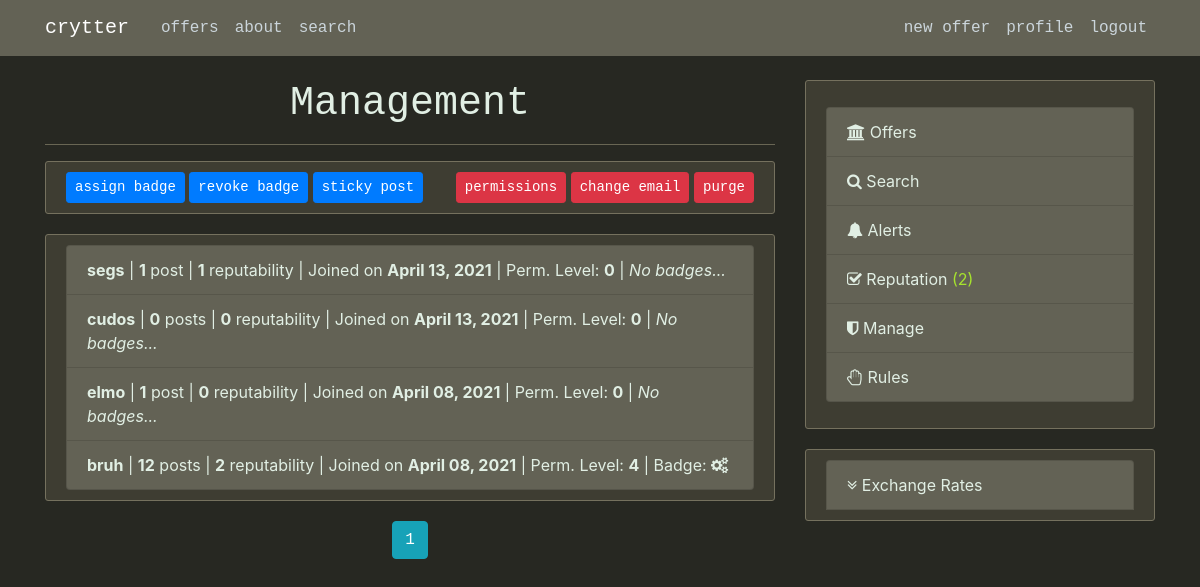
The app's page /manage (signed in), older data.
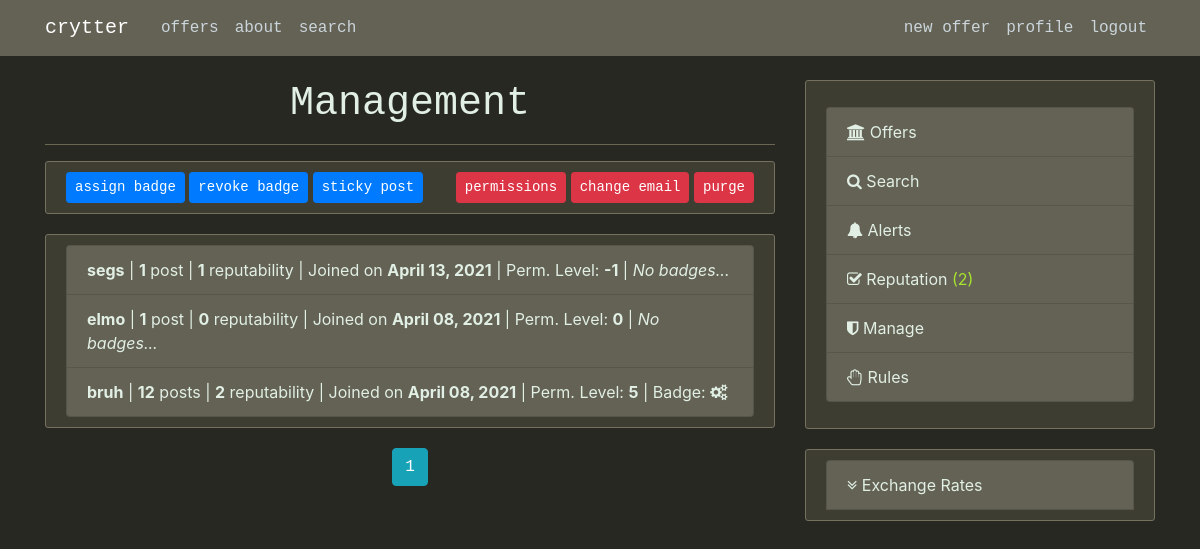
The same page, newer data.
### crytter/models.py (models this page shows, shortened)
class User(db.Model, UserMixin):
	id = db.Column(db.Integer, primary_key=True)
	username = db.Column(db.String(32), unique=True, nullable=False)
	email = db.Column(db.String(256), unique=True, nullable=False)
	rating = db.Column(db.Integer, nullable=False, default=0)
	rateBar = db.Column(db.String, nullable=False, default='<a class="mr-1 btn btn-secondary btn-xs" >New User</a>')
	date_joined = db.Column(db.DateTime, nullable=False, default=datetime.utcnow)
	biography = db.Column(db.Text, nullable=False, default='')
	image_file = db.Column(db.String, nullable=False, default='default.jpg')
	password = db.Column(db.String(60), nullable=False)
	permission_level = db.Column(db.Integer, nullable=False, default=0)
	last_search = db.Column(db.String(128), nullable=False, default='')
	posts = db.relationship('Post', backref='author', lazy=True)
	comments = db.relationship('Comment', backref='author', lazy=True)
	badges = db.relationship('Badge', backref='bearer', lazy=True)
	alerts = db.relationship('Alert', backref='assoc_user', lazy=True)
	ratesOfOthers = db.relationship('Rating', backref='rater', foreign_keys=[Rating.rater_id], lazy=True)
	ratingsByOthers = db.relationship('Rating', backref='ratee', foreign_keys=[Rating.ratee_id], lazy=True)

class Badge(db.Model):
	id = db.Column(db.Integer, primary_key=True)
	name = db.Column(db.String, nullable=False)
	html = db.Column(db.String, nullable=False)
	user_id = db.Column(db.Integer, db.ForeignKey('user.id'), nullable=False)
	date_recieved = db.Column(db.DateTime, nullable=False, default=datetime.utcnow)

### crytter/main/routes.py (the view, shortened to what this page needs)
@main.route('/manage', methods=['GET', 'POST'])
def admin():
	if not current_user.is_authenticated or current_user.permission_level < 3:
		abort(404)
	badgeform = AssignBadgeForm()
	revokebadgeform = RevokeBadgeForm()
	permform = PermissionsForm()
	emailform = ChangeEmailForm()
	stickyform = StickyPostForm()
	delform = DeleteUserForm()
	isAdmin = False
	if current_user.permission_level == 5: isAdmin = True;
	page = request.args.get('page', 1, type=int)
	users = User.query.order_by(User.date_joined.desc()).paginate(page=page, per_page=20)
	if request.method == 'POST': return redirect(url_for('main.admin'))
	return render_template('admin.html', title='admin', users=users, badgeform=badgeform, revokebadgeform=revokebadgeform, permform=permform, emailform=emailform, stickyform=stickyform, delform=delform)

### crytter/models.py (called while the page is built)
@login_manager.user_loader
def load_user(user_id):
	return User.query.get(int(user_id))

### crytter/templates/admin.html (shortened to what this page needs)
{% extends 'layout.html' %}
{% block content %}
	<center><h1>Management</h1></center>
	<hr>
	<div class="content-section">
			<button class='btn btn-primary btn-sm' data-toggle="modal" data-target="#badgeModal">assign badge</button>
			<button class='btn btn-primary btn-sm' data-toggle="modal" data-target="#revokeBadgeModal">revoke badge</button>
			<button class='btn btn-primary btn-sm' data-toggle="modal" data-target="#stickyPostModal">sticky post</button>
		<div style="float:right;">
			<button class='btn btn-danger btn-sm' data-toggle="modal" data-target="#permissionsModal">permissions</button>
			<button class='btn btn-danger btn-sm' data-toggle="modal" data-target="#changeEmailModal">change email</button>
			<button class='btn btn-danger btn-sm' data-toggle="modal" data-target="#purgeModal">purge</button>
		</div>
	</div>
<div class="content-section">
 <ul class="list-group">
 	{% for user in users.items %}
    <li class="list-group-item list-group-item-light"><a class='article-title' href='{{ url_for("users.userpage", username=user.username) }}'><b>{{user.username}}</b></a> | <b>{{ user.posts|length }}</b> {% if user.posts|length == 1 %} post {% else %} posts {% endif %} | <b>{{ user.rating }}</b> reputability | Joined on <b>{{ user.date_joined.strftime('%B %d, %Y') }}</b> | Perm. Level: <b>{{ user.permission_level }}</b> |
    	{% if user.badges %}
    	Badge{% if user.badges|length != 1 %}s{% endif %}:
    	{% for badge in user.badges %}
			<span title="{{ badge.name }}" class="{{ badge.html }}"></span>
	    {% endfor %}
	    {% else %}
	    <i>No badges...</i>
	    {% endif %}
	</li>
    {% endfor %}
</ul>
</div>
<center>
{% for page_num in users.iter_pages(left_edge=1, right_edge=1, left_current=1, right_current=2) %}
	{% if page_num %}
		{% if users.page == page_num %}
		<a class="btn btn-info mb-4" href="{{ url_for('main.admin', page=page_num) }}">{{ page_num }}</a>
		{% else %}
		<a class="btn btn-outline-info mb-4" href="{{ url_for('main.admin', page=page_num) }}">{{ page_num }}</a>
		{% endif %}
	{% else %}
		...
	{% endif %}
	{% endfor %}
</center>
{% endblock content %}

### crytter/templates/layout.html (shortened to what this page needs)
<!DOCTYPE html>
<html lang="en">
<head>
    <link rel="stylesheet" href="https://stackpath.bootstrapcdn.com/bootstrap/4.5.0/css/bootstrap.min.css">
    <link rel="stylesheet" type="text/css" href="{{ url_for('static', filename='main.css') }}">
    <link href="https://maxcdn.bootstrapcdn.com/font-awesome/4.7.0/css/font-awesome.min.css" rel="stylesheet">
</head>
<body>
	<header class="site-header">
	  <nav class="navbar navbar-expand-md navbar-dark bg-steel fixed-top">
	    <div class="container">
	      <a class="navbar-brand mr-4" href="/">crytter</a>
	      <div class="collapse navbar-collapse" id="navbarToggle">
	        <div class="navbar-nav mr-auto">
	          <a class="nav-item nav-link" href="{{ url_for('main.home') }}">offers</a>
	          <a class="nav-item nav-link" href="{{ url_for('main.about') }}">about</a>
	          <a class="nav-item nav-link" href="{{ url_for('main.search') }}">search</a>
	        </div>
	        <div class="navbar-nav">
	        {% if current_user.is_authenticated %}
	        <a class="nav-item nav-link" href="{{ url_for('posts.new_post') }}">new offer</a>
	        <a class="nav-item nav-link" href="{{ url_for('users.userpage', username=current_user.username) }}">profile</a>
	        <a class="nav-item nav-link" href="{{ url_for('users.logout') }}">logout</a>
	        {% else %}
	          <a class="nav-item nav-link" href="{{ url_for('users.login') }}">login</a>
	          <a class="nav-item nav-link" href="{{ url_for('users.register') }}">register</a>
	        {% endif %}
	        </div>
	      </div>
	    </div>
	  </nav>
	</header>
	<main role="main" class="container">
	  <div class="row">
	    <div class="col-md-8">
	      {% block content %}{% endblock %}
	    </div>
	    <div class="col-md-4">
	      <div class="content-section">
	      	{% if current_user.is_authenticated %}
	        <p class='text-muted'>
	          <ul class="list-group">
	            <li class="list-group-item list-group-item-light"><a href="{{ url_for('main.home') }}"><span class="fa fa-bank"></span> Offers</a></li>
	            <li class="list-group-item list-group-item-light"><a href="{{ url_for('main.search') }}"><span class="fa fa-search"></span> Search</a></li>
	            <li class="list-group-item list-group-item-light"><a href="{{ url_for('users.alerts') }}"><span class="fa fa-bell"></span> Alerts </a></li>
	            <li class="list-group-item list-group-item-light"><a href="{{ url_for('users.ratings', username=current_user.username) }}"><span class="fa fa-check-square-o"></span> Reputation <span class="{{ 'red' if current_user.rating < 0 else 'green'}}">({{ current_user.rating }})</span></li></a>
	            {% if current_user.permission_level > 2%}<li class="list-group-item list-group-item-light"><a href="{{ url_for('main.admin') }}"><span class="fa fa-shield"></span> Manage</a></li>{% endif %}
	            <li class="list-group-item list-group-item-light"><a href="{{ url_for('main.help', topic='rules') }}"><span class="fa fa-hand-paper-o"></span> Rules</a></li>
	          </ul>
	        </p>
	        {% endif %}
	      </div>
		      <div class="row-md-4">
			      <div class="content-section">
			          <ul class="list-group">
			          	<li class="list-group-item list-group-item-light"><a data-toggle="collapse" href="#currencyList" role="button" aria-expanded="false" aria-controls="currencyList" onclick="e = document.getElementById('down-arrow'); if(getCookie('currencyDropdown') == 'true'){e.classList.remove('fa-angle-double-up'); e.classList.add('fa-angle-double-down'); setCookie('currencyDropdown', false, 3650);}else{e.classList.remove('fa-angle-double-down'); e.classList.add('fa-angle-double-up'); setCookie('currencyDropdown', true, 3650);}"><span id="down-arrow" class="fa fa-angle-double-down"></span> Exchange Rates</a></li>
			          </ul>
		     	 </div>
		    </div>
	    </div>
	  </div>
	</main>
</body>
</html>

### crytter/static/main.css (style rules this page uses)
body { background: #272822; color: #ffffff; margin-top: 5rem; word-break: break-word; }
h1, h2, h3, h4, h5, h6 { color: #e1efe4; font-family: menlo, consolas, monospace; }
hr { background-color: #75715e; }
.green { color: #a6e22e; }
.list-group-item-light { background-color: #636255; color: #e1efe4; }
.btn { font-family: menlo, consolas, monospace; }
.bg-steel { background-color: #636255; font-family: menlo, consolas, monospace; }
.text-muted { color: #e6db74!important; }
a { color: inherit; text-decoration: inherit; }
.site-header .navbar-nav .nav-link { color: #cbd5db; }
.content-section { background: #3e3d32; color: #e1efe4; padding: 10px 20px; border: 1px solid #75715e; border-radius: 3px; margin-bottom: 20px; }

Row changes from the older to the newer data that the page shows:
removed User: username "cudos", posts|length "0", rating "0", date_joined "April 13, 2021", permission_level "0", shows "No badges..."
changed User "segs": permission_level "0" → "-1"
changed User "bruh": permission_level "4" → "5"
